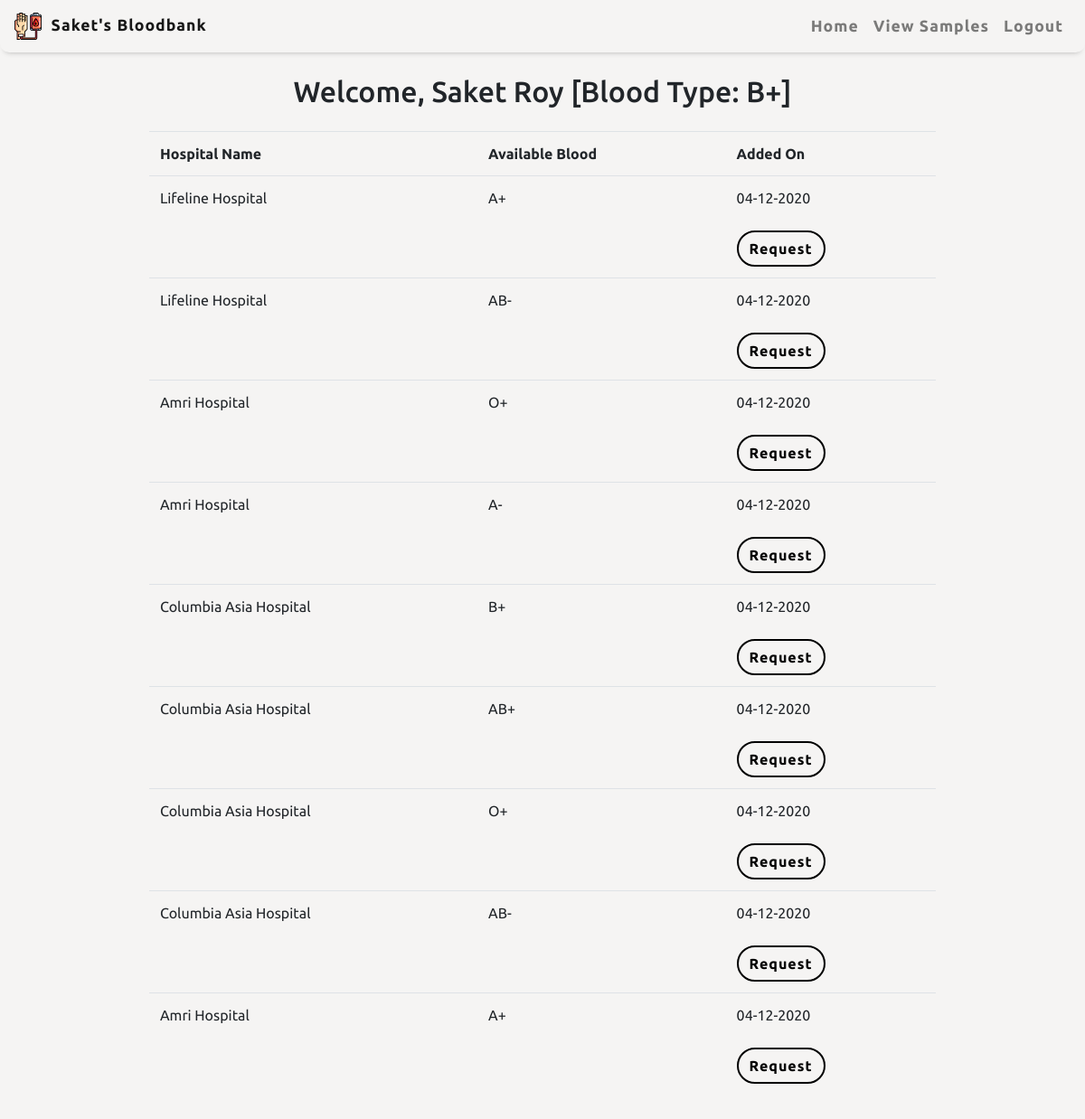
Screenshot of /viewSamples.php (signed in) with the database file from the repository.
### tables this page shows
CREATE TABLE `Receivers` (
  `rcvr_id` int(10) NOT NULL,
  `user_id` int(10) NOT NULL,
  `first_name` varchar(20) NOT NULL,
  `last_name` varchar(20) NOT NULL,
  `rcvr_blood_type` varchar(3) NOT NULL
);

CREATE TABLE `AvailableBlood` (
  `avb_id` int(10) NOT NULL,
  `hos_id` int(10) NOT NULL,
  `avb_blood_type` varchar(3) NOT NULL,
  `added_on` datetime DEFAULT NULL
);

CREATE TABLE `Hospitals` (
  `hos_id` int(10) NOT NULL,
  `user_id` int(10) NOT NULL,
  `name` varchar(100) NOT NULL
);

### DataSource/db.php (called while the page is built, shortened)
<?php
class DataSource
{
    private $conn;
    function __construct()
    {
        $this->conn = $this->getConnection();
    }
    public function getConnection()
    {
        $conn = mysqli_connect(DB_HOST, DB_USERNAME, DB_PASSWORD, DB_NAME);
        return $conn;
    }
    public function select($query, $paramType = "", $paramArray = array())
    {
        $stmt = mysqli_prepare($this->conn, $query);
        if (!empty($paramType) && !empty($paramArray)) {
            $this->bindQueryParams($stmt, $paramType, $paramArray);
        }
        mysqli_stmt_execute($stmt);
        $result = mysqli_stmt_get_result($stmt);
        if (mysqli_num_rows($result) > 0) {
            while ($row = mysqli_fetch_assoc($result)) {
                $resultset[] = $row;
            }
        }
        if (!empty($resultset)) {
            return $resultset;
        }
    }
    public function bindQueryParams($stmt, $paramType, $paramArray = array())
    {
        $paramValueReference[] = &$paramType;
        for ($i = 0; $i < count($paramArray); $i++) {
            $paramValueReference[] = &$paramArray[$i];
        }
        call_user_func_array(array(
            $stmt,
            'bind_param'
        ), $paramValueReference);
    }
}

### Model/User.php (called while the page is built, shortened)
<?php
class User
{
    private $ds;
    function __construct()
    {
        require_once('./DataSource/db.php');
        $this->ds = new DataSource();
    }
    public function getUserName()
    {
        if ($_SESSION['logged_in']) {
            $user_type = $_SESSION["user_type"];
            if ($user_type === "R") {
                $query = "SELECT first_name, last_name FROM Receivers
                            WHERE user_id = ?";
                $paramType = "i";
                $paramValue = array(
                    $_SESSION["user_id"]
                );
                $result = $this->ds->select($query, $paramType, $paramValue);
                $name = $result[0]['first_name'] . ' ' . $result[0]['last_name'];
                return $name;
            }
        }
    }
    public function getUserBloodType()
    {
        if ($_SESSION['logged_in']) {
            $query = "SELECT rcvr_blood_type FROM Receivers
                        WHERE user_id = ?";
            $paramType = "i";
            $paramValue = array(
                $_SESSION["user_id"]
            );
            $result = $this->ds->select($query, $paramType, $paramValue);
            $blood_type = $result[0]['rcvr_blood_type'];
            return $blood_type;
        }
    }
}

### Model/Requests.php (called while the page is built, shortened)
<?php
class Requests
{
    private $ds;
    function __construct()
    {
        require_once("./DataSource/db.php");
        $this->ds = new DataSource();
        $this->setRcvrId();
    }
    function getAvailableSamples() {
        $query = "SELECT name, avb_blood_type, added_on, hos_id FROM AvailableBlood
                    JOIN Hospitals
                    USING(hos_id)
                    ORDER BY added_on DESC";
        return $this->ds->select($query);
    }
    function setRcvrId() {
        if($_SESSION['logged_in']){
            $query = 'SELECT rcvr_id FROM Receivers
                    WHERE user_id = ?';
            $paramType = 'i';
            $paramValue = array($_SESSION['user_id']);
            $result = $this->ds->select($query, $paramType, $paramValue);
        }
    }
}

### avbSamplesTable.php (the view)
<?php
    $requests = new Requests();
    $avb_samples = $requests->getAvailableSamples();
    $html = "
            <table class='table'>
                <tr>
                    <th>Hospital Name</th>
                    <th>Available Blood</th>
                    <th>Added On</th>
                </tr>";
        foreach ($avb_samples as $row) {
            $html .= "
                <tr>
                    <td rowspan=2>$row[name]</td>
                    <td  rowspan=2>$row[avb_blood_type]</td>
                    <td >".date('d-m-Y',strtotime($row['added_on']))."</td>
                </tr>
                <tr>
                    <td class=req_btn_cell>
                        <a
                        id=requestSamplebtn
                        type=button
                        class='btn btn-rounded'
                        href= ./viewSamples.php?requestSample=true&hos_id=$row[hos_id]&req_blood_type=".urlencode($row['avb_blood_type'])."
                        >
                        Request
                        </a>
                    </td>
                </tr>";
        }
    $html .= "</table>";
    echo $html;
?>

### components/welcomeBanner.php (shortened to what this page needs)
<div id="user-banner" class="my-4 w-100 text-center">
    <h2 >
        Welcome,
        <?php
        require_once("./Model/User.php");
        $user = new User();
        $user_name = $user->getUserName();
        if($_SESSION['user_type'] === "R"){
            $blood_type = $user->getUserBloodType();
            echo $user_name." [Blood Type: $blood_type]";
        }
        else{
            echo $user_name;
        }
        ?>
    </h2>
</div>

### css/main.css (style rules this page uses)
body, html { margin: 0; height: 100vh; width: 100vw; font-family: "Ubuntu", sans-serif; overflow-x: hidden; background-color: #F5F4F3; }

### css/viewSamples.css (style rules this page uses)
.req_btn_cell { border-top: none !important; }
.btn-rounded { background-color: transparent; border: 2px solid black; color: black; letter-spacing: 1px; transition: all 0.5s; font-size: 1rem; border-radius: 30px; font-weight: bolder; }

### rows the page displays
receivers: user_name "Saket Roy", rcvr_blood_type "B+"
availableblood: hos.name "Lifeline Hospital", avb_blood_type "A+", added_on "04-12-2020"
availableblood: hos.name "Lifeline Hospital", avb_blood_type "AB-", added_on "04-12-2020"
availableblood: hos.name "Amri Hospital", avb_blood_type "O+", added_on "04-12-2020"
availableblood: hos.name "Amri Hospital", avb_blood_type "A-", added_on "04-12-2020"
availableblood: hos.name "Columbia Asia Hospital", avb_blood_type "B+", added_on "04-12-2020"
availableblood: hos.name "Columbia Asia Hospital", avb_blood_type "AB+", added_on "04-12-2020"
availableblood: hos.name "Columbia Asia Hospital", avb_blood_type "O+", added_on "04-12-2020"
availableblood: hos.name "Columbia Asia Hospital", avb_blood_type "AB-", added_on "04-12-2020"
availableblood: hos.name "Amri Hospital", avb_blood_type "A+", added_on "04-12-2020"
